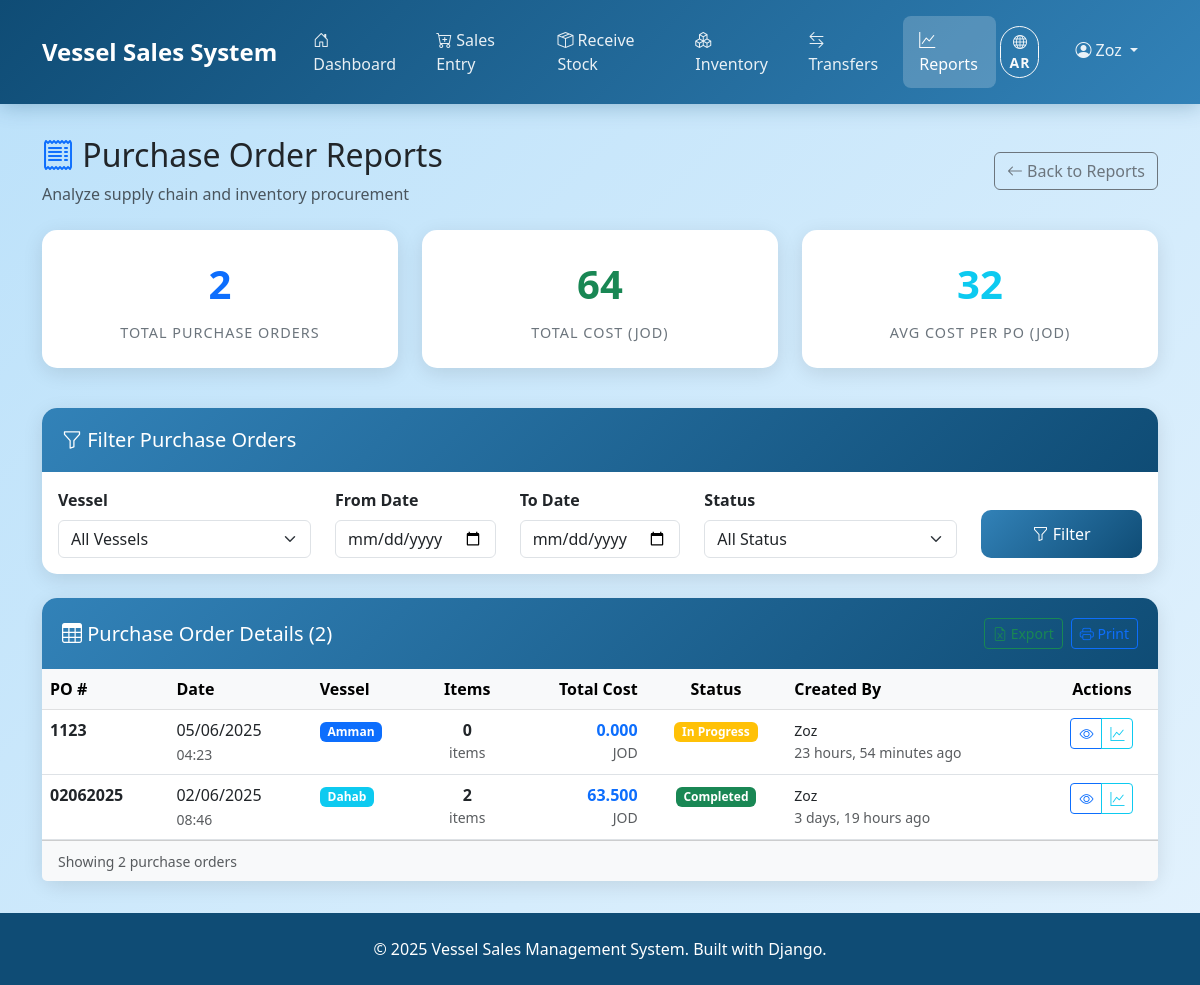
/reports/purchase-orders/ (signed in), run on an earlier commit of the app's database.
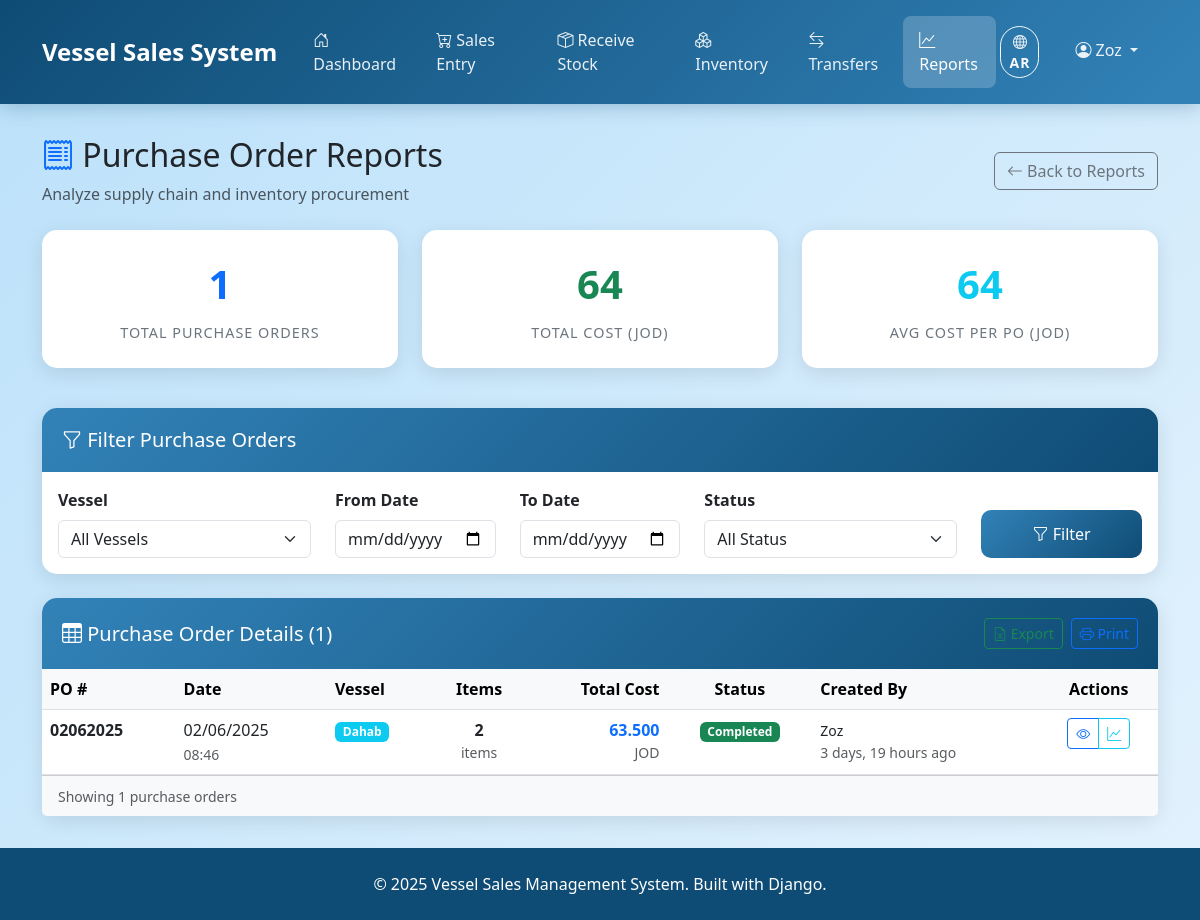
And on a later commit of the database.
### transactions/models.py (models this page shows, shortened)
class PurchaseOrder(models.Model):
    po_number = models.CharField(
        max_length=50,
        unique=True,
        help_text="Unique purchase order number (e.g., PO001, PO-2025-001)"
    )
    vessel = models.ForeignKey(
        Vessel,
        on_delete=models.PROTECT,
        related_name='purchase_orders'
    )
    po_date = models.DateField(
        help_text="Date of the purchase order"
    )
    notes = models.TextField(
        blank=True,
        help_text="Additional notes about this purchase order"
    )
    is_completed = models.BooleanField(
        default=False,
        help_text="Whether all items for this PO have been received"
    )
    created_at = models.DateTimeField(auto_now_add=True)
    updated_at = models.DateTimeField(auto_now=True)
    created_by = models.ForeignKey(User, on_delete=models.SET_NULL, null=True, blank=True)
    class Meta:
        ordering = ['-po_date', '-created_at']
        verbose_name = 'Purchase Order'
        verbose_name_plural = 'Purchase Orders'
    @property
    def total_cost(self):
        return self.supply_transactions.aggregate(
            total=Sum(F('unit_price') * F('quantity'))
        )['total'] or 0
    @property
    def transaction_count(self):
        return self.supply_transactions.count()

### vessels/models.py (models this page shows, shortened)
class Vessel(models.Model):
    name = models.CharField(max_length=50, unique=True)
    name_ar = models.CharField(max_length=100, blank=True, help_text="Arabic name of the vessel")
    has_duty_free = models.BooleanField(default=False)
    active = models.BooleanField(default=True)
    created_at = models.DateTimeField(auto_now_add=True)
    updated_at = models.DateTimeField(auto_now=True)
    created_by = models.ForeignKey(User, on_delete=models.SET_NULL, null=True, blank=True)
    class Meta:
        ordering = ['name']
        verbose_name = 'Vessel'
        verbose_name_plural = 'Vessels'

### frontend/views.py (the view)
# urls.py: path('reports/purchase-orders/', views.po_reports, name='po_reports'),  # NEW
@login_required
def po_reports(request):
    vessel_filter = request.GET.get('vessel')
    date_from = request.GET.get('date_from')
    date_to = request.GET.get('date_to')
    status_filter = request.GET.get('status')
    purchase_orders = PurchaseOrder.objects.select_related('vessel', 'created_by').prefetch_related('supply_transactions')
    if vessel_filter:
        purchase_orders = purchase_orders.filter(vessel_id=vessel_filter)
    if date_from:
        from datetime import datetime
        date_from_obj = datetime.strptime(date_from, '%Y-%m-%d').date()
        purchase_orders = purchase_orders.filter(po_date__gte=date_from_obj)
    if date_to:
        from datetime import datetime
        date_to_obj = datetime.strptime(date_to, '%Y-%m-%d').date()
        purchase_orders = purchase_orders.filter(po_date__lte=date_to_obj)
    if status_filter == 'completed':
        purchase_orders = purchase_orders.filter(is_completed=True)
    elif status_filter == 'in_progress':
        purchase_orders = purchase_orders.filter(is_completed=False)
    purchase_orders = purchase_orders.order_by('-po_date', '-created_at')
    total_pos = purchase_orders.count()
    total_cost = sum(po.total_cost for po in purchase_orders)
    avg_cost_per_po = total_cost / total_pos if total_pos > 0 else 0
    vessels = Vessel.objects.filter(active=True).order_by('name')
    context = {
        'purchase_orders': purchase_orders,
        'vessels': vessels,
        'filters': {
            'vessel': vessel_filter,
            'date_from': date_from,
            'date_to': date_to,
            'status': status_filter,
        },
        'summary': {
            'total_pos': total_pos,
            'total_cost': total_cost,
            'avg_cost_per_po': avg_cost_per_po,
        }
    }
    return render(request, 'frontend/po_reports.html', context)

### templates/frontend/po_reports.html (shortened to what the changed rows need)
{% extends 'frontend/base.html' %}
{% load i18n %}
{% block content %}
<div class="row mb-4">
    <div class="col-12">
        <div class="d-flex justify-content-between align-items-center">
            <div>
                <h2>
                    <i class="bi bi-receipt text-primary"></i>
                    {% trans "Purchase Order Reports" %}
                </h2>
            </div>
        </div>
    </div>
</div>
<div class="row mb-4">
    <div class="col-md-4 col-sm-6 mb-3">
        <div class="stats-card">
            <div class="stats-number text-primary">{{ summary.total_pos }}</div>
            <div class="stats-label">{% trans "Total Purchase Orders" %}</div>
        </div>
    </div>
    <div class="col-md-4 col-sm-6 mb-3">
        <div class="stats-card">
            <div class="stats-number text-info">{{ summary.avg_cost_per_po|floatformat:0 }}</div>
            <div class="stats-label">{% trans "Avg Cost per PO (JOD)" %}</div>
        </div>
    </div>
</div>
<div class="row">
    <div class="col-12">
        <div class="card">
            <div class="card-header d-flex justify-content-between align-items-center">
                <h5 class="mb-0">
                    <i class="bi bi-table"></i> {% trans "Purchase Order Details" %} ({{ purchase_orders|length }})
                </h5>
                <div class="d-flex gap-2">
                    <button class="btn btn-outline-success btn-sm" onclick="exportPOs()">
                    </button>
                    <button class="btn btn-outline-primary btn-sm" onclick="printPOs()">
                    </button>
                </div>
            </div>
            <div class="card-body p-0">
                <div class="table-responsive">
                    <table class="table table-hover mb-0">
                        <thead class="table-light">
                            <tr>
                                <th>{% trans "PO #" %}</th>
                                <th>{% trans "Date" %}</th>
                                <th>{% trans "Vessel" %}</th>
                                <th class="text-center">{% trans "Items" %}</th>
                                <th class="text-end">{% trans "Total Cost" %}</th>
                                <th class="text-center">{% trans "Status" %}</th>
                                <th>{% trans "Created By" %}</th>
                                <th class="text-center">{% trans "Actions" %}</th>
                            </tr>
                        </thead>
                        <tbody>
                            {% for po in purchase_orders %}
                            <tr>
                                <td>
                                    <strong>{{ po.po_number }}</strong>
                                </td>
                                <td>
                                    <div>{{ po.po_date|date:"d/m/Y" }}</div>
                                    <small class="text-muted">{{ po.created_at|date:"H:i" }}</small>
                                </td>
                                <td>
                                    <span class="badge {% if po.vessel.name|lower == 'amman' %}bg-primary{% elif po.vessel.name|lower == 'aylah' %}bg-danger{% elif po.vessel.name|lower == 'sinaa' %}bg-success{% elif po.vessel.name|lower == 'nefertiti' %}bg-secondary{% elif po.vessel.name|lower == 'babel' %}bg-warning{% elif po.vessel.name|lower == 'dahab' %}bg-info{% else %}bg-primary{% endif %}">{{ po.vessel.name }}</span>
                                </td>
                                <td class="text-center">
                                    <span class="fw-bold">{{ po.transaction_count }}</span>
                                    <small class="text-muted d-block">{% trans "items" %}</small>
                                </td>
                                <td class="text-end">
                                    <span class="fw-bold text-primary">{{ po.total_cost|floatformat:3 }}</span>
                                    <small class="text-muted d-block">JOD</small>
                                </td>
                                <td class="text-center">
                                    {% if po.is_completed %}
                                        <span class="badge bg-success">{% trans "Completed" %}</span>
                                    {% else %}
                                        <span class="badge bg-warning">{% trans "In Progress" %}</span>
                                    {% endif %}
                                </td>
                                <td>
                                    <small>{{ po.created_by.username|default:"System" }}</small>
                                    <small class="text-muted d-block">{{ po.created_at|timesince }} {% trans "ago" %}</small>
                                </td>
                                <td class="text-center">
                                    <div class="btn-group btn-group-sm">
                                        <a href="{% url 'frontend:po_supply' po.id %}" class="btn btn-outline-primary" title="{% trans 'View Details' %}">
                                            <i class="bi bi-eye"></i>
                                        </a>
                                        <button class="btn btn-outline-info" onclick="viewPOAnalytics({{ po.id }})" title="{% trans 'Analytics' %}">
                                            <i class="bi bi-graph-up"></i>
                                        </button>
                                    </div>
                                </td>
                            </tr>
                            {% endfor %}
                        </tbody>
                    </table>
                </div>
                <div class="card-footer bg-light">
                    <div class="d-flex justify-content-between align-items-center">
                        <div>
                            <small class="text-muted">
                                {% trans "Showing" %} {{ purchase_orders|length }} {% trans "purchase orders" %}
                            </small>
                        </div>
                    </div>
                </div>
            </div>
        </div>
    </div>
</div>
{% endblock %}

What changed in the data, as far as the page shows it:
removed PurchaseOrder: po_number "1123", po_date "05/06/2025", created_at "04:23", vessel.name "Amman", transaction_count "0", total_cost "0.000", created_by.username "Zoz", created_at "23 hours, 54 minutes"
Also different on the page:
{{ summary.total_pos }}: "2" → "1"
{{ summary.avg_cost_per_po|floatformat:0 }}: "32" → "64"
{{ purchase_orders|length }}: "2" → "1"
